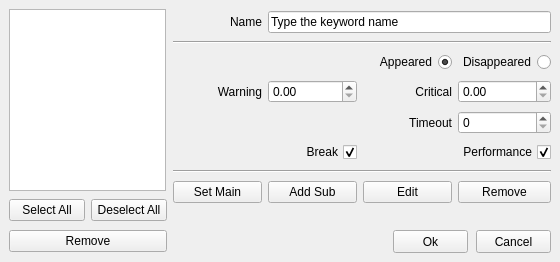
<?xml version="1.0" encoding="UTF-8"?>
<ui version="4.0">
 <class>Form</class>
 <widget class="QWidget" name="Form">
  <property name="geometry">
   <rect>
    <x>0</x>
    <y>0</y>
    <width>560</width>
    <height>262</height>
   </rect>
  </property>
  <property name="windowTitle">
   <string>Alyvix - Object Finder</string>
  </property>
  <widget class="QPushButton" name="pushButtonOk">
   <property name="geometry">
    <rect>
     <x>393</x>
     <y>230</y>
     <width>75</width>
     <height>23</height>
    </rect>
   </property>
   <property name="text">
    <string>Ok</string>
   </property>
  </widget>
  <widget class="QPushButton" name="pushButtonCancel">
   <property name="geometry">
    <rect>
     <x>476</x>
     <y>230</y>
     <width>75</width>
     <height>23</height>
    </rect>
   </property>
   <property name="text">
    <string>Cancel</string>
   </property>
  </widget>
  <widget class="QLabel" name="label_line">
   <property name="geometry">
    <rect>
     <x>76</x>
     <y>1027</y>
     <width>61</width>
     <height>21</height>
    </rect>
   </property>
   <property name="text">
    <string>Begin Line</string>
   </property>
   <property name="alignment">
    <set>Qt::AlignRight|Qt::AlignTrailing|Qt::AlignVCenter</set>
   </property>
  </widget>
  <widget class="QTextEdit" name="textEditCustomLines">
   <property name="geometry">
    <rect>
     <x>24</x>
     <y>853</y>
     <width>431</width>
     <height>160</height>
    </rect>
   </property>
   <property name="tabStopWidth">
    <number>80</number>
   </property>
   <property name="acceptRichText">
    <bool>false</bool>
   </property>
  </widget>
  <widget class="QSpinBox" name="spinBoxLine">
   <property name="geometry">
    <rect>
     <x>146</x>
     <y>1026</y>
     <width>121</width>
     <height>22</height>
    </rect>
   </property>
   <property name="minimum">
    <number>1</number>
   </property>
   <property name="maximum">
    <number>99999</number>
   </property>
  </widget>
  <widget class="QPushButton" name="pushButtonAddBlock">
   <property name="geometry">
    <rect>
     <x>276</x>
     <y>1026</y>
     <width>71</width>
     <height>23</height>
    </rect>
   </property>
   <property name="text">
    <string>Add Block</string>
   </property>
  </widget>
  <widget class="QPushButton" name="pushButtonRemoveBlock">
   <property name="geometry">
    <rect>
     <x>356</x>
     <y>1026</y>
     <width>91</width>
     <height>23</height>
    </rect>
   </property>
   <property name="text">
    <string>Remove Block</string>
   </property>
  </widget>
  <widget class="QListWidget" name="listWidgetBlocks">
   <property name="geometry">
    <rect>
     <x>464</x>
     <y>853</y>
     <width>81</width>
     <height>200</height>
    </rect>
   </property>
  </widget>
  <widget class="QWidget" name="widget_2" native="true">
   <property name="geometry">
    <rect>
     <x>177</x>
     <y>9000</y>
     <width>378</width>
     <height>82</height>
    </rect>
   </property>
   <widget class="QPushButton" name="pushButtonEditObj_2">
    <property name="geometry">
     <rect>
      <x>2</x>
      <y>3</y>
      <width>121</width>
      <height>23</height>
     </rect>
    </property>
    <property name="text">
     <string>Edit</string>
    </property>
   </widget>
  </widget>
  <widget class="QListWidget" name="listWidget">
   <property name="geometry">
    <rect>
     <x>9</x>
     <y>9</y>
     <width>157</width>
     <height>182</height>
    </rect>
   </property>
   <property name="selectionMode">
    <enum>QAbstractItemView::SingleSelection</enum>
   </property>
  </widget>
  <widget class="QWidget" name="widget" native="true">
   <property name="geometry">
    <rect>
     <x>173</x>
     <y>9</y>
     <width>379</width>
     <height>212</height>
    </rect>
   </property>
   <widget class="QWidget" name="gridLayoutWidget">
    <property name="geometry">
     <rect>
      <x>0</x>
      <y>0</y>
      <width>378</width>
      <height>202</height>
     </rect>
    </property>
    <layout class="QGridLayout" name="gridLayout">
     <item row="3" column="0">
      <widget class="QLabel" name="labelWarning">
       <property name="text">
        <string>Warning</string>
       </property>
       <property name="alignment">
        <set>Qt::AlignRight|Qt::AlignTrailing|Qt::AlignVCenter</set>
       </property>
      </widget>
     </item>
     <item row="7" column="1">
      <widget class="QPushButton" name="pushButtonAddSubObj">
       <property name="text">
        <string>Add Sub</string>
       </property>
      </widget>
     </item>
     <item row="6" column="0" colspan="4">
      <widget class="Line" name="line_10">
       <property name="orientation">
        <enum>Qt::Horizontal</enum>
       </property>
      </widget>
     </item>
     <item row="7" column="0">
      <widget class="QPushButton" name="pushButtonSetMainObj">
       <property name="text">
        <string>Set Main</string>
       </property>
      </widget>
     </item>
     <item row="1" column="0" colspan="4">
      <widget class="Line" name="line_3">
       <property name="orientation">
        <enum>Qt::Horizontal</enum>
       </property>
      </widget>
     </item>
     <item row="7" column="3">
      <widget class="QPushButton" name="pushButtonRemoveObj">
       <property name="text">
        <string>Remove</string>
       </property>
      </widget>
     </item>
     <item row="7" column="2">
      <widget class="QPushButton" name="pushButtonEditObj">
       <property name="text">
        <string>Edit</string>
       </property>
      </widget>
     </item>
     <item row="3" column="1">
      <widget class="QDoubleSpinBox" name="doubleSpinBoxWarning">
       <property name="maximum">
        <double>9999.989999999999782</double>
       </property>
       <property name="singleStep">
        <double>1.000000000000000</double>
       </property>
      </widget>
     </item>
     <item row="4" column="2">
      <widget class="QLabel" name="timeout_label">
       <property name="text">
        <string>Timeout</string>
       </property>
       <property name="alignment">
        <set>Qt::AlignRight|Qt::AlignTrailing|Qt::AlignVCenter</set>
       </property>
      </widget>
     </item>
     <item row="3" column="2">
      <widget class="QLabel" name="labelCritical">
       <property name="text">
        <string>Critical</string>
       </property>
       <property name="alignment">
        <set>Qt::AlignRight|Qt::AlignTrailing|Qt::AlignVCenter</set>
       </property>
      </widget>
     </item>
     <item row="5" column="0" colspan="2">
      <widget class="QCheckBox" name="timeout_exception">
       <property name="layoutDirection">
        <enum>Qt::RightToLeft</enum>
       </property>
       <property name="text">
        <string>Break</string>
       </property>
       <property name="checked">
        <bool>true</bool>
       </property>
      </widget>
     </item>
     <item row="3" column="3">
      <widget class="QDoubleSpinBox" name="doubleSpinBoxCritical">
       <property name="maximum">
        <double>9999.989999999999782</double>
       </property>
       <property name="singleStep">
        <double>1.000000000000000</double>
       </property>
      </widget>
     </item>
     <item row="2" column="3">
      <widget class="QRadioButton" name="wait_disapp_radio">
       <property name="layoutDirection">
        <enum>Qt::RightToLeft</enum>
       </property>
       <property name="text">
        <string>Disappeared</string>
       </property>
       <property name="checked">
        <bool>false</bool>
       </property>
       <attribute name="buttonGroup">
        <string notr="true">buttonGroup_5</string>
       </attribute>
      </widget>
     </item>
     <item row="5" column="2" colspan="2">
      <widget class="QCheckBox" name="checkBoxEnablePerformance">
       <property name="layoutDirection">
        <enum>Qt::RightToLeft</enum>
       </property>
       <property name="text">
        <string>Performance</string>
       </property>
       <property name="checked">
        <bool>true</bool>
       </property>
      </widget>
     </item>
     <item row="4" column="3">
      <widget class="QSpinBox" name="timeout_spinbox">
       <property name="maximum">
        <number>999999</number>
       </property>
      </widget>
     </item>
     <item row="0" column="1" colspan="3">
      <widget class="QLineEdit" name="namelineedit">
       <property name="text">
        <string>Type the keyword name</string>
       </property>
      </widget>
     </item>
     <item row="0" column="0">
      <widget class="QLabel" name="labelName">
       <property name="layoutDirection">
        <enum>Qt::LeftToRight</enum>
       </property>
       <property name="text">
        <string>Name</string>
       </property>
       <property name="alignment">
        <set>Qt::AlignRight|Qt::AlignTrailing|Qt::AlignVCenter</set>
       </property>
      </widget>
     </item>
     <item row="2" column="0" colspan="3">
      <widget class="QRadioButton" name="wait_radio">
       <property name="layoutDirection">
        <enum>Qt::RightToLeft</enum>
       </property>
       <property name="text">
        <string>Appeared</string>
       </property>
       <property name="checked">
        <bool>true</bool>
       </property>
       <attribute name="buttonGroup">
        <string notr="true">buttonGroup_5</string>
       </attribute>
      </widget>
     </item>
    </layout>
   </widget>
  </widget>
  <widget class="QLabel" name="roi_x_label">
   <property name="geometry">
    <rect>
     <x>111</x>
     <y>10000</y>
     <width>89</width>
     <height>20</height>
    </rect>
   </property>
   <property name="text">
    <string>Roi X</string>
   </property>
   <property name="alignment">
    <set>Qt::AlignRight|Qt::AlignTrailing|Qt::AlignVCenter</set>
   </property>
  </widget>
  <widget class="QSpinBox" name="roi_x_spinbox">
   <property name="geometry">
    <rect>
     <x>206</x>
     <y>10000</y>
     <width>89</width>
     <height>20</height>
    </rect>
   </property>
   <property name="minimum">
    <number>-9999</number>
   </property>
   <property name="maximum">
    <number>9999</number>
   </property>
  </widget>
  <widget class="QSpinBox" name="roi_width_spinbox">
   <property name="geometry">
    <rect>
     <x>206</x>
     <y>10000</y>
     <width>89</width>
     <height>20</height>
    </rect>
   </property>
   <property name="maximum">
    <number>9999</number>
   </property>
  </widget>
  <widget class="QSpinBox" name="roi_height_spinbox">
   <property name="geometry">
    <rect>
     <x>396</x>
     <y>10000</y>
     <width>89</width>
     <height>20</height>
    </rect>
   </property>
   <property name="maximum">
    <number>9999</number>
   </property>
  </widget>
  <widget class="QLabel" name="roi_y_label">
   <property name="geometry">
    <rect>
     <x>301</x>
     <y>10000</y>
     <width>89</width>
     <height>20</height>
    </rect>
   </property>
   <property name="text">
    <string>Roi Y</string>
   </property>
   <property name="alignment">
    <set>Qt::AlignRight|Qt::AlignTrailing|Qt::AlignVCenter</set>
   </property>
  </widget>
  <widget class="QLabel" name="roi_width_label">
   <property name="geometry">
    <rect>
     <x>111</x>
     <y>10000</y>
     <width>89</width>
     <height>20</height>
    </rect>
   </property>
   <property name="text">
    <string>Roi Width</string>
   </property>
   <property name="alignment">
    <set>Qt::AlignRight|Qt::AlignTrailing|Qt::AlignVCenter</set>
   </property>
  </widget>
  <widget class="QLabel" name="roi_height_label">
   <property name="geometry">
    <rect>
     <x>301</x>
     <y>10000</y>
     <width>89</width>
     <height>20</height>
    </rect>
   </property>
   <property name="text">
    <string>Roi Height</string>
   </property>
   <property name="alignment">
    <set>Qt::AlignRight|Qt::AlignTrailing|Qt::AlignVCenter</set>
   </property>
  </widget>
  <widget class="QSpinBox" name="roi_y_spinbox">
   <property name="geometry">
    <rect>
     <x>396</x>
     <y>10000</y>
     <width>89</width>
     <height>20</height>
    </rect>
   </property>
   <property name="minimum">
    <number>-9999</number>
   </property>
   <property name="maximum">
    <number>9999</number>
   </property>
  </widget>
  <widget class="QLabel" name="labelArgs">
   <property name="geometry">
    <rect>
     <x>121</x>
     <y>10000</y>
     <width>90</width>
     <height>20</height>
    </rect>
   </property>
   <property name="text">
    <string>Arguments</string>
   </property>
   <property name="alignment">
    <set>Qt::AlignRight|Qt::AlignTrailing|Qt::AlignVCenter</set>
   </property>
  </widget>
  <widget class="QSpinBox" name="spinBoxArgs">
   <property name="geometry">
    <rect>
     <x>217</x>
     <y>10000</y>
     <width>89</width>
     <height>20</height>
    </rect>
   </property>
  </widget>
  <widget class="QRadioButton" name="find_radio">
   <property name="geometry">
    <rect>
     <x>82</x>
     <y>8900</y>
     <width>89</width>
     <height>17</height>
    </rect>
   </property>
   <property name="layoutDirection">
    <enum>Qt::RightToLeft</enum>
   </property>
   <property name="text">
    <string>Find</string>
   </property>
   <attribute name="buttonGroup">
    <string notr="true">buttonGroup_5</string>
   </attribute>
  </widget>
  <widget class="QWidget" name="gridLayoutWidget_3">
   <property name="geometry">
    <rect>
     <x>9</x>
     <y>196</y>
     <width>158</width>
     <height>61</height>
    </rect>
   </property>
   <layout class="QGridLayout" name="gridLayout_3">
    <item row="0" column="0">
     <widget class="QPushButton" name="pushButtonSelAll">
      <property name="text">
       <string>Select All</string>
      </property>
     </widget>
    </item>
    <item row="0" column="1">
     <widget class="QPushButton" name="pushButtonDesAll">
      <property name="text">
       <string>Deselect All</string>
      </property>
     </widget>
    </item>
    <item row="1" column="0" colspan="2">
     <widget class="QPushButton" name="pushButtonDelete">
      <property name="text">
       <string>Remove</string>
      </property>
     </widget>
    </item>
   </layout>
  </widget>
  <widget class="QWidget" name="gridLayoutWidget_2">
   <property name="geometry">
    <rect>
     <x>57</x>
     <y>709</y>
     <width>376</width>
     <height>67</height>
    </rect>
   </property>
   <layout class="QGridLayout" name="gridLayout_2">
    <item row="0" column="1">
     <widget class="QPushButton" name="pushButtonRemoveObj_2">
      <property name="text">
       <string>Remove</string>
      </property>
     </widget>
    </item>
    <item row="0" column="0">
     <widget class="QPushButton" name="pushButtonRoiRedraw">
      <property name="text">
       <string>Roi Redraw</string>
      </property>
     </widget>
    </item>
   </layout>
  </widget>
 </widget>
 <resources/>
 <connections/>
 <buttongroups>
  <buttongroup name="buttonGroup_5"/>
 </buttongroups>
</ui>
